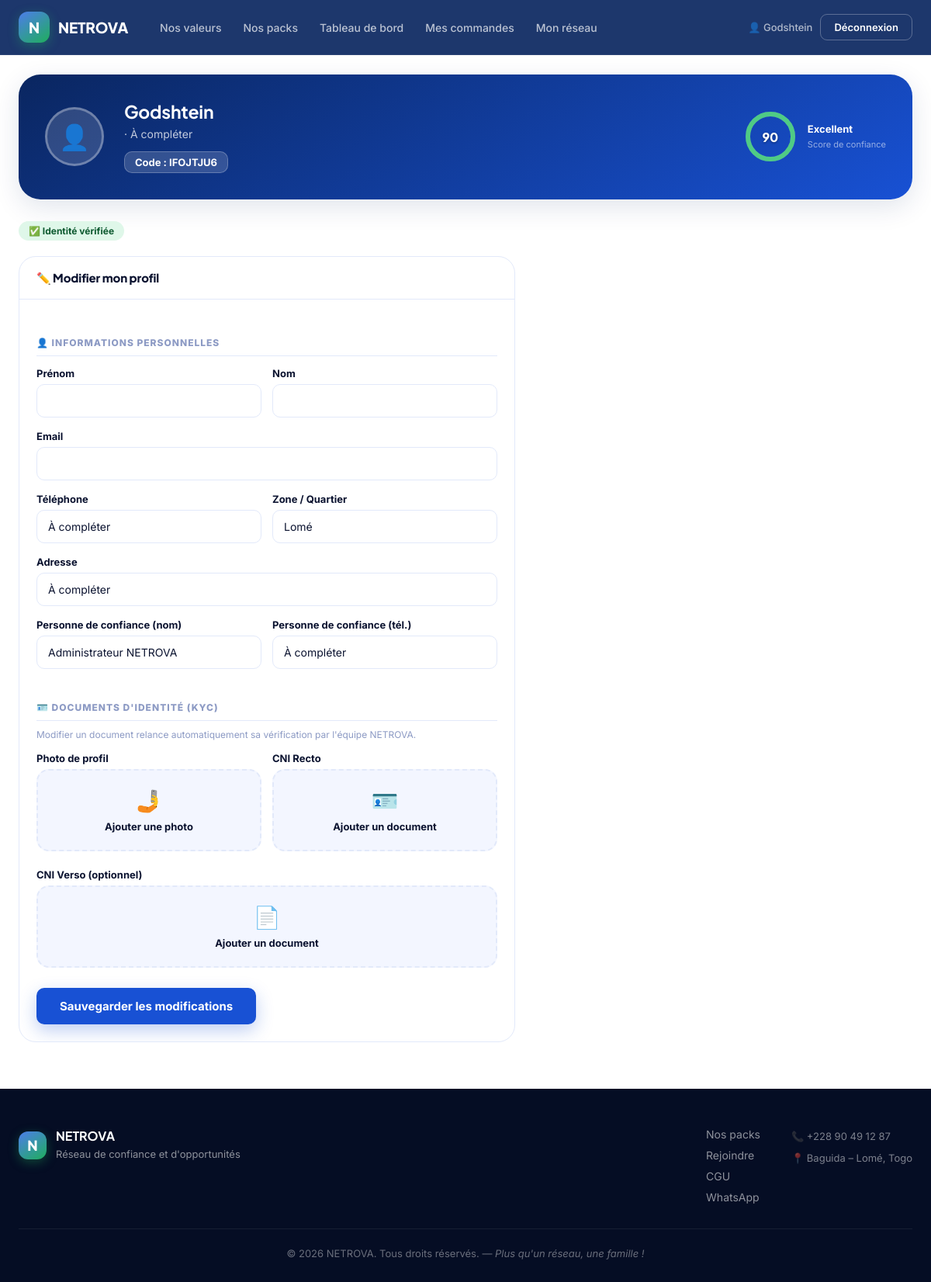
The page /membres/profil/ (signed in) on the database its author committed.
### membres/models.py (models this page shows, shortened)
class Membre(models.Model):
    STATUT_CHOICES = [
        ('actif',    'Actif'),
        ('inactif',  'Inactif'),
        ('suspendu', 'Suspendu'),
    ]
    KYC_CHOICES = [
        ('en_attente', 'En attente de vérification'),
        ('valide',     'Vérifié ✅'),
        ('rejete',     'Rejeté ❌'),
    ]
    user                   = models.OneToOneField(User, on_delete=models.CASCADE, related_name='membre')
    telephone              = models.CharField(max_length=20)
    adresse                = models.CharField(max_length=200)
    zone                   = models.CharField(max_length=100, default='Lomé')
    parrain                = models.ForeignKey('self', null=True, blank=True, on_delete=models.SET_NULL, related_name='filleuls')
    personne_confiance_nom = models.CharField(max_length=100)
    personne_confiance_tel = models.CharField(max_length=20)
    code_parrainage        = models.CharField(max_length=10, unique=True, default=generer_code_parrainage)
    statut                 = models.CharField(max_length=10, choices=STATUT_CHOICES, default='actif')
    contrat_accepte        = models.BooleanField(default=False)
    date_inscription       = models.DateTimeField(auto_now_add=True)
    photo_profil           = models.ImageField(upload_to='kyc/photos/', null=True, blank=True, verbose_name='Photo de profil')
    carte_identite_recto   = models.ImageField(upload_to='kyc/cni/', null=True, blank=True, verbose_name='CNI Recto')
    carte_identite_verso   = models.ImageField(upload_to='kyc/cni/', null=True, blank=True, verbose_name='CNI Verso (optionnel)')
    kyc_statut             = models.CharField(max_length=12, choices=KYC_CHOICES, default='en_attente', verbose_name='Statut KYC')
    kyc_note               = models.TextField(blank=True, verbose_name='Note KYC admin')
    score_confiance        = models.PositiveSmallIntegerField(default=30, verbose_name='Score de confiance (/100)')
    note_admin             = models.TextField(blank=True)
    class Meta:
        verbose_name        = 'Membre'
        verbose_name_plural = 'Membres'
        ordering            = ['-date_inscription']
    @property
    def nom_complet(self):
        return self.user.get_full_name() or self.user.username
    def get_score_label(self):
        s = self.score_confiance
        if s >= 80: return ('Excellent', 'green')
        if s >= 60: return ('Bon', 'blue')
        if s >= 40: return ('Moyen', 'orange')
        return ('Faible', 'red')

### membres/views.py (the view)
# urls.py: path('profil/',          views.profil,          name='profil'),
@login_required
def profil(request):
    membre, redir = _get_membre_or_redirect(request)
    if redir:
        return redir
    form = ProfilForm(request.POST or None, request.FILES or None, instance=membre)
    if request.method == 'POST' and form.is_valid():
        form.save()
        messages.success(request, "Profil mis à jour avec succès.")
        return redirect('membres:profil')
    score_label, score_color = membre.get_score_label()
    circonference = 245
    score_offset  = round(circonference - (circonference * membre.score_confiance / 100), 1)
    return render(request, 'membres/profil.html', {
        'forme':               form,
        'membre':              membre,
        'score_label':         score_label,
        'score_color':         score_color,
        'score_offset':        score_offset,
        'score_circumference': circonference,
    })

### membres/forms.py (shortened to what this page needs)
class ProfilForm(forms.ModelForm):
    prenom = forms.CharField(max_length=50, label='Prénom')
    nom    = forms.CharField(max_length=50, label='Nom')
    email  = forms.EmailField(label='Email')
    class Meta:
        model  = Membre
        fields = ['telephone', 'adresse', 'zone', 'personne_confiance_nom',
                  'personne_confiance_tel', 'photo_profil', 'carte_identite_recto', 'carte_identite_verso']
    def __init__(self, *args, **kwargs):
        super().__init__(*args, **kwargs)
        if self.instance and self.instance.user_id:
            u = self.instance.user
            self.fields['prenom'].initial = u.first_name
            self.fields['nom'].initial    = u.last_name
            self.fields['email'].initial  = u.email

### dashboard/context_processors.py (called while the page is built, shortened)
def admin_dashboard_stats(request):
    if request.path.rstrip('/') != '/admin':
        return {}

### membres/views.py (called while the page is built)
def _get_membre_or_redirect(request):
    try:
        return request.user.membre, None
    except Membre.DoesNotExist:
        messages.warning(
            request,
            "⚠️ Votre compte n'a pas encore de profil membre NETROVA. "
            "Si vous êtes administrateur, utilisez l'interface /admin/ pour gérer la plateforme. "
            "Pour créer un profil membre, inscrivez-vous normalement."
        )
        return None, redirect('accueil')

### membres/templates/membres/profil.html (shortened to what this page needs)
{% extends 'base.html' %}
{% block content %}
<div class="dashboard">
  <div class="profile-header">
    <div class="profile-avatar">
      {% if membre.photo_profil %}<img src="{{ membre.photo_profil.url }}" alt="Photo">{% else %}👤{% endif %}
    </div>
    <div class="profile-info">
      <h2>{{ membre.nom_complet }}</h2>
      <p>{{ membre.user.email }} · {{ membre.telephone }}</p>
      <div class="profile-code">Code : {{ membre.code_parrainage }}</div>
    </div>
    <div class="score-widget" style="margin-left:auto">
      <div class="score-ring" style="width:64px;height:64px">
        <svg viewBox="0 0 86 86" style="width:64px;height:64px">
          <circle class="score-ring-bg" cx="43" cy="43" r="39"/>
          <circle class="score-ring-fill" cx="43" cy="43" r="39"
                  stroke-dasharray="{{ score_circumference }}"
                  stroke-dashoffset="{{ score_offset }}"/>
        </svg>
        <div class="score-ring-text">
          <div class="score-ring-num" style="font-size:16px">{{ membre.score_confiance }}</div>
        </div>
      </div>
      <div class="score-label-text">
        <strong style="font-size:13px">{{ score_label }}</strong>
        <span style="font-size:11px">Score de confiance</span>
      </div>
    </div>
  </div>
  <div style="margin-bottom:20px">
    {% if membre.kyc_statut == 'valide' %}
      <span class="kyc-badge kyc-valide">✅ Identité vérifiée</span>
    {% elif membre.kyc_statut == 'rejete' %}
      <span class="kyc-badge kyc-rejete">❌ KYC rejeté</span>
      {% if membre.kyc_note %}<span style="font-size:13px;color:var(--ink-faint);margin-left:8px">{{ membre.kyc_note }}</span>{% endif %}
    {% else %}
      <span class="kyc-badge kyc-attente">⏳ Identité en cours de vérification</span>
    {% endif %}
  </div>
  <div class="card" style="max-width:640px">
    <div class="card-header"><h3>✏️ Modifier mon profil</h3></div>
    <div class="card-body-pad">
      <form method="post" enctype="multipart/form-data" novalidate>
        <div class="form-section-title">👤 Informations personnelles</div>
        <div class="form-row">
          <div class="form-group">
            <label>Prénom</label>
            <input type="text" name="prenom" value="{{ forme.prenom.value|default:'' }}">
          </div>
          <div class="form-group">
            <label>Nom</label>
            <input type="text" name="nom" value="{{ forme.nom.value|default:'' }}">
          </div>
        </div>
        <div class="form-group">
          <label>Email</label>
          <input type="email" name="email" value="{{ forme.email.value|default:'' }}">
        </div>
        <div class="form-row">
          <div class="form-group">
            <label>Téléphone</label>
            <input type="tel" name="telephone" value="{{ forme.telephone.value|default:'' }}">
          </div>
          <div class="form-group">
            <label>Zone / Quartier</label>
            <input type="text" name="zone" value="{{ forme.zone.value|default:'' }}">
          </div>
        </div>
        <div class="form-group">
          <label>Adresse</label>
          <input type="text" name="adresse" value="{{ forme.adresse.value|default:'' }}">
        </div>
        <div class="form-row">
          <div class="form-group">
            <label>Personne de confiance (nom)</label>
            <input type="text" name="personne_confiance_nom" value="{{ forme.personne_confiance_nom.value|default:'' }}">
          </div>
          <div class="form-group">
            <label>Personne de confiance (tél.)</label>
            <input type="tel" name="personne_confiance_tel" value="{{ forme.personne_confiance_tel.value|default:'' }}">
          </div>
        </div>
        <div class="form-section-title">🪪 Documents d'identité (KYC)</div>
        <p style="font-size:12px;color:var(--ink-faint);margin-bottom:12px;margin-top:-6px">
          Modifier un document relance automatiquement sa vérification par l'équipe NETROVA.
        </p>
        <div class="form-row">
          <div class="form-group">
            <label>Photo de profil</label>
            <label class="upload-box">
              <div class="upload-box-icon">🤳</div>
              <div class="upload-box-text">{% if membre.photo_profil %}Changer la photo{% else %}Ajouter une photo{% endif %}</div>
            </label>
          </div>
          <div class="form-group">
            <label>CNI Recto</label>
            <label class="upload-box">
              <div class="upload-box-icon">🪪</div>
              <div class="upload-box-text">{% if membre.carte_identite_recto %}Changer le document{% else %}Ajouter un document{% endif %}</div>
            </label>
          </div>
        </div>
        <div class="form-group">
          <label>CNI Verso (optionnel)</label>
          <label class="upload-box">
            <div class="upload-box-icon">📄</div>
            <div class="upload-box-text">{% if membre.carte_identite_verso %}Changer le document{% else %}Ajouter un document{% endif %}</div>
          </label>
        </div>
        <button type="submit" class="btn-primary" style="margin-top:10px">Sauvegarder les modifications</button>
      </form>
    </div>
  </div>
</div>
{% endblock %}

### templates/base.html (shortened to what this page needs)
<!DOCTYPE html>
<html lang="fr">
<head>
  {% load static %}
  <link rel="stylesheet" href="{% static 'css/netrova.css' %}"/>
</head>
<body>
<nav class="navbar">
  <div class="navbar-inner">
    <a href="{% url 'accueil' %}" class="nav-logo">
      <div class="nav-logo-icon">N</div>
      <span class="nav-logo-text">NETROVA</span>
    </a>
    <ul class="nav-links" id="navLinks">
      <li><a href="{% url 'accueil' %}#valeurs">Nos valeurs</a></li>
      <li><a href="{% url 'produits:catalogue' %}">Nos packs</a></li>
      {% if user.is_authenticated %}
      <li><a href="{% url 'membres:tableau_de_bord' %}">Tableau de bord</a></li>
      <li><a href="{% url 'commandes:mes_commandes' %}">Mes commandes</a></li>
      <li><a href="{% url 'membres:mon_reseau' %}">Mon réseau</a></li>
      {% endif %}
    </ul>
    <div class="nav-actions">
      {% if user.is_authenticated %}
        <span class="nav-user">👤 {{ user.get_full_name|default:user.username }}</span>
        <a href="{% url 'membres:deconnexion' %}" class="btn-nav-outline">Déconnexion</a>
      {% else %}
        <a href="{% url 'membres:connexion' %}" class="btn-nav-outline">Connexion</a>
        <a href="{% url 'membres:inscription' %}" class="btn-nav-primary">Rejoindre</a>
      {% endif %}
    </div>
  </div>
</nav>
<main>
{% block content %}{% endblock %}
</main>
<footer class="footer">
  <div class="footer-inner">
    <div class="footer-logo">
      <div class="nav-logo-icon" style="width:36px;height:36px;font-size:18px;">N</div>
      <div>
        <strong>NETROVA</strong>
        <p>Réseau de confiance et d'opportunités</p>
      </div>
    </div>
    <div class="footer-links">
      <a href="{% url 'produits:catalogue' %}">Nos packs</a>
      <a href="{% url 'membres:inscription' %}">Rejoindre</a>
      <a href="{% url 'cgu' %}">CGU</a>
      <a href="https://wa.me/22890491287" target="_blank">WhatsApp</a>
    </div>
    <div class="footer-contact">
      <p>📞 +228 90 49 12 87</p>
      <p>📍 Baguida – Lomé, Togo</p>
    </div>
  </div>
  <div class="footer-bottom">
    <p>© {% now "Y" %} NETROVA. Tous droits réservés. — <em>Plus qu'un réseau, une famille !</em></p>
  </div>
</footer>
</body>
</html>

### rows shown on the page
Membre: nom_complet "Godshtein", telephone "À compléter", code_parrainage "IFOJTJU6", score_confiance "90", zone "Lomé", adresse "À compléter", personne_confiance_nom "Administrateur NETROVA", personne_confiance_tel "À compléter"

### other values the page prints
{{ user.get_full_name|default:user.username }} "Godshtein"
{{ score_label }} "Excellent"
